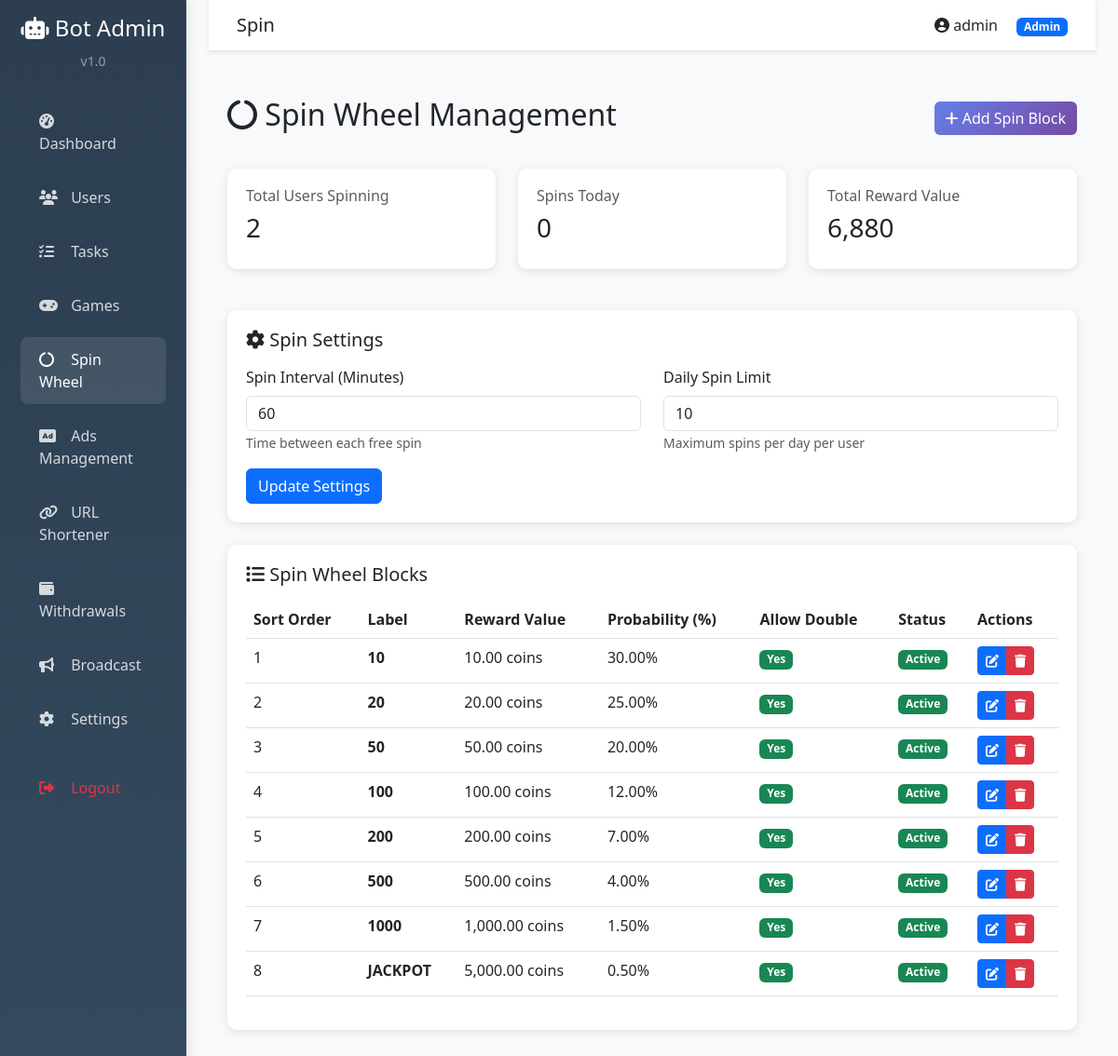
Screenshot of /admin/spin.php (signed in) with the database file from the repository.
### tables this page shows
CREATE TABLE `settings` (
  `id` int(11) NOT NULL,
  `setting_key` varchar(100) NOT NULL,
  `setting_value` text DEFAULT NULL,
  `updated_at` timestamp NULL DEFAULT current_timestamp() ON UPDATE current_timestamp()
);

CREATE TABLE `spin_config` (
  `id` int(11) NOT NULL,
  `block_label` varchar(50) NOT NULL,
  `reward_value` decimal(20,2) NOT NULL,
  `probability` decimal(5,2) NOT NULL,
  `is_active` tinyint(1) DEFAULT 1,
  `allow_double` tinyint(1) DEFAULT 1,
  `sort_order` int(11) DEFAULT 0
);

### config.php (called while the page is built, shortened)
<?php
class Database {
    private static $instance = null;
    private $conn;
    private function __construct() {
        try {
            $this->conn = new PDO(
                "mysql:host=" . DB_HOST . ";dbname=" . DB_NAME . ";charset=utf8mb4",
                DB_USER,
                DB_PASS,
                array(
                    PDO::ATTR_ERRMODE => PDO::ERRMODE_EXCEPTION,
                    PDO::ATTR_DEFAULT_FETCH_MODE => PDO::FETCH_ASSOC,
                    PDO::ATTR_EMULATE_PREPARES => false
                )
            );
        } catch(PDOException $e) {
            error_log("Database Connection Error: " . $e->getMessage());
            die(json_encode(['success' => false, 'error' => 'Database connection failed']));
        }
    }
    public static function getInstance() {
        if (self::$instance === null) {
            self::$instance = new self();
        }
        return self::$instance;
    }
    public function getConnection() {
        return $this->conn;
    }
}
function getSetting($key, $default = null) {
    $db = Database::getInstance()->getConnection();
    $stmt = $db->prepare("SELECT setting_value FROM settings WHERE setting_key = ?");
    $stmt->execute([$key]);
    $result = $stmt->fetch();
    return $result ? $result['setting_value'] : $default;
}
?>

### admin/spin.php (the view, shortened to what this page needs)
<?php
require_once '../config.php';
require_once 'header.php';
$db = Database::getInstance()->getConnection();
$stmt = $db->query("SELECT * FROM spin_config ORDER BY sort_order ASC");
$spinBlocks = $stmt->fetchAll();
$spinInterval = getSetting('spin_interval_minutes', 60);
$dailyLimit = getSetting('spin_daily_limit', 10);
$stmt = $db->query("SELECT COUNT(*) FROM user_spins");
$totalUsers = $stmt->fetchColumn();
$stmt = $db->query("SELECT SUM(spins_today) FROM user_spins WHERE last_reset = CURDATE()");
$spinsToday = $stmt->fetchColumn() ?: 0;
?>
<div class="page-header d-flex justify-content-between align-items-center">
    <h2><i class="fas fa-circle-notch"></i> Spin Wheel Management</h2>
    <button class="btn btn-gradient" data-bs-toggle="modal" data-bs-target="#addBlockModal">
        <i class="fas fa-plus"></i> Add Spin Block
    </button>
</div>
<div class="row mb-4">
    <div class="col-md-4">
        <div class="stat-card">
            <h6 class="text-muted">Total Users Spinning</h6>
            <h3><?php echo number_format($totalUsers); ?></h3>
        </div>
    </div>
    <div class="col-md-4">
        <div class="stat-card">
            <h6 class="text-muted">Spins Today</h6>
            <h3><?php echo number_format($spinsToday); ?></h3>
        </div>
    </div>
    <div class="col-md-4">
        <div class="stat-card">
            <h6 class="text-muted">Total Reward Value</h6>
            <h3><?php echo number_format(array_sum(array_column($spinBlocks, 'reward_value'))); ?></h3>
        </div>
    </div>
</div>
<div class="stat-card mb-4">
    <h5 class="mb-3"><i class="fas fa-cog"></i> Spin Settings</h5>
    <form method="POST">
        <div class="row">
            <div class="col-md-6">
                <div class="mb-3">
                    <label class="form-label">Spin Interval (Minutes)</label>
                    <input type="number" class="form-control" name="spin_interval" value="<?php echo $spinInterval; ?>" required>
                    <small class="text-muted">Time between each free spin</small>
                </div>
            </div>
            <div class="col-md-6">
                <div class="mb-3">
                    <label class="form-label">Daily Spin Limit</label>
                    <input type="number" class="form-control" name="daily_limit" value="<?php echo $dailyLimit; ?>" required>
                    <small class="text-muted">Maximum spins per day per user</small>
                </div>
            </div>
        </div>
        <button type="submit" class="btn btn-primary">Update Settings</button>
    </form>
</div>
<div class="stat-card">
    <h5 class="mb-3"><i class="fas fa-list"></i> Spin Wheel Blocks</h5>
    <div class="table-responsive">
        <table class="table table-hover">
            <thead>
                <tr>
                    <th>Sort Order</th>
                    <th>Label</th>
                    <th>Reward Value</th>
                    <th>Probability (%)</th>
                    <th>Allow Double</th>
                    <th>Status</th>
                    <th>Actions</th>
                </tr>
            </thead>
            <tbody>
                <?php foreach ($spinBlocks as $block): ?>
                <tr>
                    <td><?php echo $block['sort_order']; ?></td>
                    <td><strong><?php echo htmlspecialchars($block['block_label']); ?></strong></td>
                    <td><?php echo number_format($block['reward_value'], 2); ?> coins</td>
                    <td><?php echo $block['probability']; ?>%</td>
                    <td>
                        <?php echo $block['allow_double'] ? '<span class="badge bg-success">Yes</span>' : '<span class="badge bg-secondary">No</span>'; ?>
                    </td>
                    <td>
                        <?php echo $block['is_active'] ? '<span class="badge bg-success">Active</span>' : '<span class="badge bg-danger">Inactive</span>'; ?>
                    </td>
                    <td>
                        <div class="btn-group">
                            <button class="btn btn-sm btn-primary" onclick='editBlock(<?php echo json_encode($block); ?>)'>
                                <i class="fas fa-edit"></i>
                            </button>
                            <button class="btn btn-sm btn-danger" onclick="deleteBlock(<?php echo $block['id']; ?>)">
                                <i class="fas fa-trash"></i>
                            </button>
                        </div>
                    </td>
                </tr>
                <?php endforeach; ?>
            </tbody>
        </table>
    </div>
</div>
<?php require_once 'footer.php'; ?>

### admin/header.php (style rules this page uses)
:root { --primary-gradient: linear-gradient(135deg, #667eea 0%, #764ba2 100%); }
body { background-color: #f8f9fa; }
.stat-card { background: white; border-radius: 10px; padding: 20px; box-shadow: 0 2px 8px rgba(0,0,0,0.1); margin-bottom: 20px; transition: transform 0.3s; }
.page-header { margin-bottom: 30px; }
.btn-gradient { background: var(--primary-gradient); border: none; color: white; }

### rows the page displays
settings: spin_interval "60"
settings: daily_limit "10"
spin_config: sort_order "1", block_label "10", reward_value "10.00", probability "30.00", allow_double "Yes", is_active "Active"
spin_config: sort_order "2", block_label "20", reward_value "20.00", probability "25.00", allow_double "Yes", is_active "Active"
spin_config: sort_order "3", block_label "50", reward_value "50.00", probability "20.00", allow_double "Yes", is_active "Active"
spin_config: sort_order "4", block_label "100", reward_value "100.00", probability "12.00", allow_double "Yes", is_active "Active"
spin_config: sort_order "5", block_label "200", reward_value "200.00", probability "7.00", allow_double "Yes", is_active "Active"
spin_config: sort_order "6", block_label "500", reward_value "500.00", probability "4.00", allow_double "Yes", is_active "Active"
spin_config: sort_order "7", block_label "1000", reward_value "1,000.00", probability "1.50", allow_double "Yes", is_active "Active"
spin_config: sort_order "8", block_label "JACKPOT", reward_value "5,000.00", probability "0.50", allow_double "Yes", is_active "Active"

### other values shown
$currentPage "Spin"
$_SESSION['admin_username'] "admin"
$_SESSION['admin_role'] "Admin"
$totalUsers "2"
$spinsToday "0"
array_sum(array_column($spinBlocks, 'reward_value')) "6,880"
